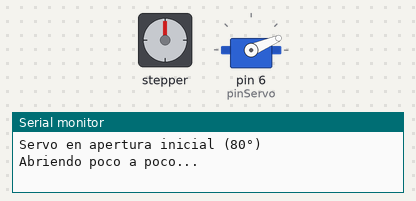
The sketch below on a simulated Arduino Mega 2560, built with avr-gcc and run on an emulated ATmega2560. On the bench: stepper motor, servo, the last lines printed to the serial monitor. Wiring (inferred from the names in the program): stepper motor driver (200 steps per turn assumed): step pin 40; direction pin 41; enable pin 42.

Above: at 0.15 s.
At 14.95 s:
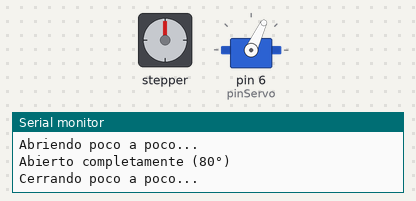
At 15.6 s:
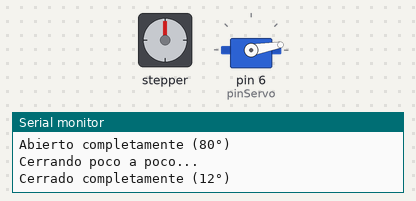
At 30.4 s:
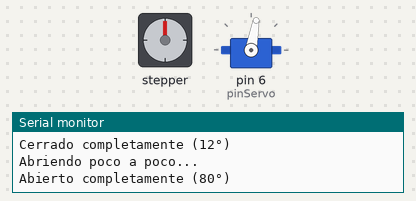
Timing chart, 0 to 40.0 s (numbered marks = the images above):
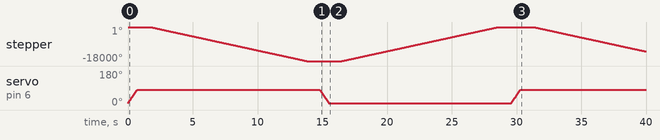

The sketch:

CODIGOCOMPLETO.ino
```cpp
// Pines Nema 17 eje Z
#define Step 40    // Define el Pin de STEP para Motor de eje z
#define Dir 41   // Define el Pin de DIR  para Motor de eje z
#define Enable 42    // Define el Pin de ENABLE  para Motor de eje z

#include <Servo.h>

Servo servoMotor;
const int pinServo = 6;  // Pin de señal del servo

const int usMin = 1000;   // Pulso mínimo (ajusta según tu servo)
const int usMax = 2400;  // Pulso máximo

int retardo = 600;   // Menor numero el giro es mas rapido
int pasos = 10000;   // 100pasos==1mm

void setup() {
  Serial.begin(9600);
  servoMotor.attach(pinServo, usMin, usMax);

  // Posición inicial (apertura)
  servoMotor.write(80);
  Serial.println("Servo en apertura inicial (80°)");

//Inicializaciòn de motores Nema
pinMode(Step, OUTPUT); pinMode(Dir, OUTPUT); pinMode(Enable, OUTPUT);
 }


void loop() {
    Serial.println("Abriendo poco a poco...");
  for (int pos = 10; pos <= 80; pos++) {
    servoMotor.write(pos);
    delay(10);  // 10 ms por grado
  }

  Serial.println("Abierto completamente (80°)");
  delay(1000);  // Mantener abierto 2 segundos

  giro(Step,Dir,Enable,0);
  delay(1000);

   Serial.println("Cerrando poco a poco...");
  for (int pos = 80; pos >= 10; pos--) {
    servoMotor.write(pos);
    delay(10);  // 10 ms por grado
  }

  Serial.println("Cerrado completamente (12°)");
  delay(1000);  // Mantener cerrado 2 segundos

  giro(Step,Dir,Enable,1);
  delay(1000);
 }


void giro(int paso_,int dire_,int habi_,int dir) {
  digitalWrite(habi_, LOW);  // Habilita el Driver
  if( dir==0){ // Bajar eje
   digitalWrite(dire_, LOW);   // direccion de giro 0
   for(int i=0;i<pasos;i++){  // da  pasos por un pasos
    digitalWrite(paso_, HIGH);
    delayMicroseconds(retardo);
    digitalWrite(paso_, LOW);
    delayMicroseconds(retardo);
   }
  }
  if( dir==1){ // Subir eje
  digitalWrite(dire_, HIGH);   // direccion de giro 1
  for(int i=0;i<pasos;i++){   // da  pasos por un pasos
    digitalWrite(paso_, HIGH);
    delayMicroseconds(retardo);
    digitalWrite(paso_, LOW);
    delayMicroseconds(retardo);
   }
  }
  digitalWrite(habi_, HIGH);   // quita la habilitacion del Driver

}
```

Measured:
- by itself, stepper: turns 18000° counter-clockwise in 12.1 s, then 18000° clockwise in 12.1 s, then 12915° counter-clockwise in 8.7 s
